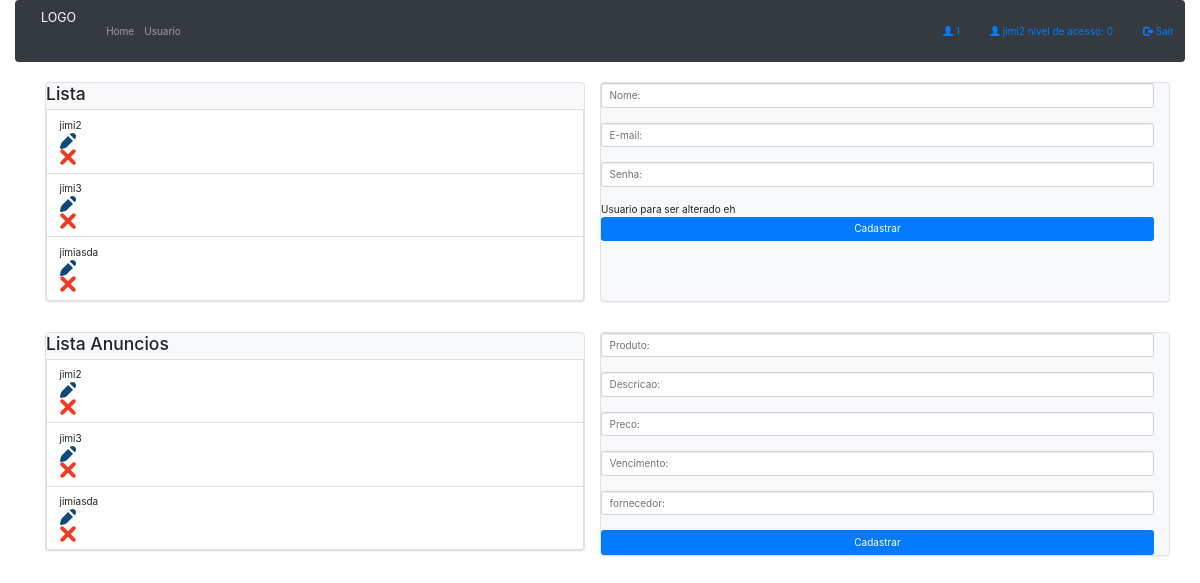
Page /admin/usuario/index.php (signed in) on the committed database.
### tables this page shows
CREATE TABLE `usuarios` (
  `pk` int(11) NOT NULL,
  `nome` varchar(50) NOT NULL,
  `email` varchar(50) NOT NULL,
  `data_cadastro` date NOT NULL,
  `senha` varchar(50) NOT NULL,
  `nivel` int(2) NOT NULL
);

### classes/Usuario.class.php (called while the page is built, shortened)
<?php
include_once "Conexao.class.php";
include_once "Funcoes.class.php";
class Usuario {
	private $con;
	public function __construct(){
		$this->con = new Conexao();
	}
	public function selecionaTudo(){
		try{
			$cst = $this->con->conectar()->prepare("SELECT `pk`, `nome`, `email`, `data_cadastro` FROM `usuarios`");
			$cst->execute();
			return $cst->fetchAll();
		}catch(PDOException $e){
			return 'Error: '.$e->getMessage();
		}
	}
}
?>

### classes/Conexao.class.php (called while the page is built)
<?php
class Conexao{
	private $usuario;
	private $senha;
	private $banco;
	private $servidor;
	private static $pdo;
	public function __construct(){
		$this->servidor = "localhost";
		$this->banco = "phpoo";
		$this->usuario = "root";
		$this->senha = "";
	}
	public function conectar(){
		try{
			if(is_null(self::$pdo)){
				self::$pdo = new PDO("mysql:host=".$this->servidor.";dbname=".$this->banco, $this->usuario, $this->senha);
			}
			return self::$pdo;
		}catch(PDOException $e){
			echo 'Error: '.$e->getMessage();
		}
	}
}
?>

### classes/Funcoes.class.php (called while the page is built, shortened)
<?php
class Funcoes{
	public function tratarCaracter($vlr, $tipo){
		switch($tipo){
			case 2: $rst = htmlentities($vlr, ENT_QUOTES, "ISO-8859-1"); break;
		}
		return $rst;
	}
}
?>

### admin/usuario/index.php (the view, shortened to what this page needs)
<?php
require_once "../../classes/Usuario.class.php";
require_once "../../classes/Funcoes.class.php";
$objUsuario = new Usuario();
$objFc = new Funcoes();
if($_SESSION["logado"] == "sim"){
    $objUsuario->usuarioLogado($_SESSION['pk']);
}else{
    header("location: ../../");
}
?>
<!DOCTYPE HTML>
<html lang="pt-br">
<head>
    <link href="../../bootstrap-3.3.7-dist/css/bootstrap.min.css" rel="stylesheet" type="text/css" media="all">
    <link rel="stylesheet" href="https://stackpath.bootstrapcdn.com/bootstrap/4.1.3/css/bootstrap.min.css">
</head>
<body>
<div class="container-fluid">
<nav class="navbar navbar-dark bg-dark navbar-expand-lg">
<a class="navbar-brand" href="#">LOGO</a>
    <ul class="navbar-nav mr-auto">
      <li><a class="nav-link nav-item" href="../../admin">Home</a></li>
      <li><a class="nav-link nav-item" href="#x">Usuario</a></li>
    </ul>
    <ul class="nav navbar-nav navbar-right">
      <li><a href="#"><span class="glyphicon glyphicon-user"></span> <?=$_SESSION['email']?></a></li>
      <li><a href="#"><span class="glyphicon glyphicon-user"></span> <?=$_SESSION['nome']?> nivel de acesso: <?=$_SESSION['nivel']?></a></li>
      <li><a href="?sair=sim"><span class="glyphicon glyphicon-log-out"></span> Sair</a></li>
    </ul>
</nav>
</div>
<div class="container">
<div class="row">
    <div class="col-6">
        <div class="border bg-light panel panel-primary list-group">
        <h3>Lista</h3>
            <?php foreach($objUsuario->selecionaTudo() as $rst){ ?>
            <div class="list-group-item">
                <div><?=$objFc->tratarCaracter($rst['nome'], 2)?></div>
                <div><a href="?acao=edit&usuario=<?=$rst['pk']?>" title="Editar dados"><img src="../../img/ico-editar.png" width="16" height="16" alt="Editar"></a></div>
                <div><a href="?acao=delet&usuario=<?=$rst['pk']?>" title="Excluir esse dado"><img src="../../img/ico-excluir.png" width="16" height="16" alt="Excluir"></a></div>
            </div>
            <?php } ?>
        </div>
    </div>
    <div class="panel panel-primary list-group col-6 border bg-light">
            <form name="formCad" action="" method="post">
                <input class="form-control" name="nome" type="text" required="required"  placeholder="Nome:" value="<?=$objFc->tratarCaracter((isset($usuario['nome']))?($usuario['nome']):(''), 2)?>"><br>
                <input type="mail" name="email" class="form-control" required="required" pattern="[a-z0-9._%+-]+@[a-z0-9.-]+\.[a-z]{2,4}$"  placeholder="E-mail:" value="<?=$objFc->tratarCaracter((isset($usuario['email']))?($usuario['email']):(''), 2)?>"><br>
                <?php if(isset($_GET['acao']) <> 'edit'){ ?>
                <input type="password" name="senha" class="form-control" required="required" placeholder="Senha:"><br>
                <?php } ?>
                <? echo "Usuario para ser alterado eh ". $usuario['nome'] ?>
                <button type="submit" name="<?=(isset($_GET['acao']) == 'edit')?('btAlterar'):('btCadastrar')?>" class="btn btn-primary btn-block"><?=(isset($_GET['acao']) == 'edit')?('Alterar'):('Cadastrar')?></button>
            </form>
    </div>
</div>
<br> <br>
<div class="row">
    <div class="col-6">
        <div class="border bg-light panel panel-primary list-group">
        <h3>Lista Anuncios</h3>
            <?php foreach($objUsuario->selecionaTudo() as $rst){ ?>
            <div class="list-group-item">
                <div><?=$objFc->tratarCaracter($rst['nome'], 2)?></div>
                <div><a href="?acao=edit&usuario=<?=$rst['pk']?>" title="Editar dados"><img src="../../img/ico-editar.png" width="16" height="16" alt="Editar"></a></div>
                <div><a href="?acao=delet&usuario=<?=$rst['pk']?>" title="Excluir esse dado"><img src="../../img/ico-excluir.png" width="16" height="16" alt="Excluir"></a></div>
            </div>
            <?php } ?>
        </div>
    </div>
    <div class="panel panel-primary list-group col-6 border bg-light">
            <form name="formCad" action="" method="post">
                <input class="form-control" name="nomeProduto" type="text" required="required"  placeholder="Produto:" value="<?=$objFc->tratarCaracter((isset($produto['nomeProduto']))?($produto['nomeProduto']):(''), 2)?>"><br>
                <input class="form-control" name="descricaoProduto" type="text" required="required"  placeholder="Descricao:" value="<?=$objFc->tratarCaracter((isset($produto['descricaoProduto']))?($produto['descricaoProduto']):(''), 2)?>"><br>
                <input class="form-control" name="preco" type="text" required="required"  placeholder="Preco:" value="<?=$objFc->tratarCaracter((isset($produto['preco']))?($produto['preco']):(''), 2)?>"><br>
                <input class="form-control" name="vencimento" type="text" placeholder="Vencimento:" value="<?=$objFc->tratarCaracter((isset($produto['vencimento']))?($produto['vencimento']):(''), 2)?>"><br>
                <input class="form-control" name="fornecedor" type="text" placeholder="fornecedor:" value="<?=$objFc->tratarCaracter((isset($produto['fornecedor']))?($usuario['fornecedor']):(''), 2)?>"><br>
                <button type="submit" name="<?=(isset($_GET['acao']) == 'edit')?('btAlterarProduto'):('btCadastrarProduto')?>" class="btn btn-primary btn-block"><?=(isset($_GET['acao']) == 'edit')?('Alterar'):('Cadastrar')?></button>
            </form>
    </div>
</div>
</div>
</body>
</html>

### rows in the picture
usuarios: nome "jimi2"
usuarios: nome "jimi3"
usuarios: nome "jimiasda"

### other values in the picture
$_SESSION['email'] "1"
$_SESSION['nome'] "jimi2"
$_SESSION['nivel'] "0"
